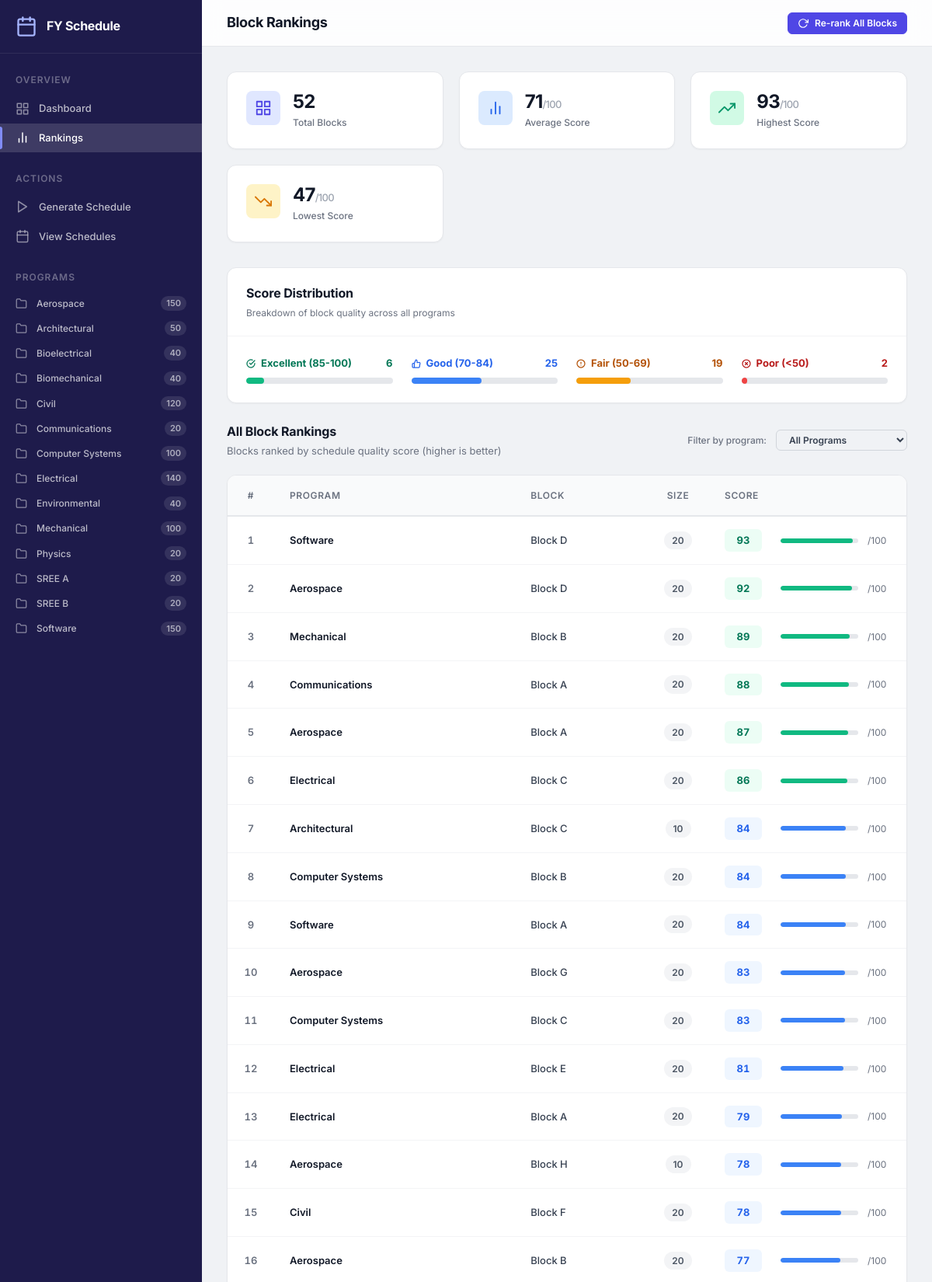
The page /rankings/ (upper part) on the database its author committed.
### data_app/models.py (models this page shows)
class Program(models.Model):
    program_name = models.CharField(max_length=255)
    enrolled = models.IntegerField(null=True, blank=True)

class Block(models.Model):
    program = models.ForeignKey(
        Program, on_delete=models.CASCADE, related_name="blocks"
    )
    block_name = models.CharField(max_length=255)
    ranking = models.IntegerField()
    timestamp = models.DateTimeField()
    size = models.IntegerField(null=True, blank=True)

### data_app/views.py (the view)
# urls.py: path("rankings/", views.rankings, name="rankings"),
@ensure_csrf_cookie
def rankings(request):
    ctx = _base_context(active_page="rankings")
    blocks = (
        Block.objects.select_related("program")
        .all()
        .order_by("-ranking", "program__program_name", "block_name")
    )
    blocks_data = [
        {
            "block": b,
            "program_name": b.program.program_name,
            "ranking_class": ranking_class(b.ranking or 0),
        }
        for b in blocks
    ]
    total_blocks = blocks.count()
    if total_blocks > 0:
        agg = blocks.aggregate(
            avg=Avg("ranking"), mn=Min("ranking"), mx=Max("ranking")
        )
        avg_score = agg["avg"] or 0
        min_score = agg["mn"] or 0
        max_score = agg["mx"] or 0
        excellent_count = blocks.filter(ranking__gte=85).count()
        good_count      = blocks.filter(ranking__gte=70, ranking__lt=85).count()
        fair_count      = blocks.filter(ranking__gte=50, ranking__lt=70).count()
        poor_count      = blocks.filter(ranking__lt=50).count()
    else:
        avg_score = min_score = max_score = 0
        excellent_count = good_count = fair_count = poor_count = 0
    ctx.update(
        {
            "blocks_data": blocks_data,
            "total_blocks": total_blocks,
            "avg_score": round(avg_score),
            "min_score": min_score,
            "max_score": max_score,
            "excellent_count": excellent_count,
            "good_count": good_count,
            "fair_count": fair_count,
            "poor_count": poor_count,
        }
    )
    return render(request, "rankings.html", ctx)

### data_app/services/schedule_service.py (called while the page is built)
def _ranking_class(score: int | float) -> str:
    if score >= 85:
        return "excellent"
    elif score >= 70:
        return "good"
    elif score >= 50:
        return "fair"
    return "poor"

### data_app/views.py (called while the page is built)
def _base_context(active_page: str = "", active_program_id=None) -> dict:
    return {
        "sidebar_programs": Program.objects.all().order_by("program_name"),
        "active_page": active_page,
        "active_program_id": active_program_id,
    }

### data_app/templates/rankings.html (shortened to what this page needs)
{% extends "base.html" %}
{% load static %}
{% block page_title %}Block Rankings{% endblock %}
{% block topbar_actions %}
<button class="btn btn-primary btn-sm" onclick="triggerRank('{% url 'api_rank_blocks' %}')">
    <svg width="16" height="16" viewBox="0 0 24 24" fill="none" stroke="currentColor" stroke-width="2" stroke-linecap="round" stroke-linejoin="round">
        <polyline points="23 4 23 10 17 10"></polyline>
        <path d="M20.49 15a9 9 0 1 1-2.12-9.36L23 10"></path>
    </svg>
    Re-rank All Blocks
</button>
{% endblock %}
{% block content %}
<div class="stats-grid">
    <div class="stat-card">
        <div class="stat-icon stat-icon-primary">
            <svg viewBox="0 0 24 24" fill="none" stroke="currentColor" stroke-width="2" stroke-linecap="round" stroke-linejoin="round">
                <rect x="3" y="3" width="7" height="7"></rect>
                <rect x="14" y="3" width="7" height="7"></rect>
                <rect x="14" y="14" width="7" height="7"></rect>
                <rect x="3" y="14" width="7" height="7"></rect>
            </svg>
        </div>
        <div class="stat-content">
            <div class="stat-value">{{ total_blocks }}</div>
            <div class="stat-label">Total Blocks</div>
        </div>
    </div>
    <div class="stat-card">
        <div class="stat-icon stat-icon-info">
            <svg viewBox="0 0 24 24" fill="none" stroke="currentColor" stroke-width="2" stroke-linecap="round" stroke-linejoin="round">
                <line x1="18" y1="20" x2="18" y2="10"></line>
                <line x1="12" y1="20" x2="12" y2="4"></line>
                <line x1="6" y1="20" x2="6" y2="14"></line>
            </svg>
        </div>
        <div class="stat-content">
            <div class="stat-value">{{ avg_score }}<span style="font-size: var(--text-sm); font-weight: 500; color: var(--gray-400);">/100</span></div>
            <div class="stat-label">Average Score</div>
        </div>
    </div>
    <div class="stat-card">
        <div class="stat-icon stat-icon-success">
            <svg viewBox="0 0 24 24" fill="none" stroke="currentColor" stroke-width="2" stroke-linecap="round" stroke-linejoin="round">
                <polyline points="23 6 13.5 15.5 8.5 10.5 1 18"></polyline>
                <polyline points="17 6 23 6 23 12"></polyline>
            </svg>
        </div>
        <div class="stat-content">
            <div class="stat-value">{{ max_score }}<span style="font-size: var(--text-sm); font-weight: 500; color: var(--gray-400);">/100</span></div>
            <div class="stat-label">Highest Score</div>
        </div>
    </div>
    <div class="stat-card">
        <div class="stat-icon stat-icon-warning">
            <svg viewBox="0 0 24 24" fill="none" stroke="currentColor" stroke-width="2" stroke-linecap="round" stroke-linejoin="round">
                <polyline points="23 18 13.5 8.5 8.5 13.5 1 6"></polyline>
                <polyline points="17 18 23 18 23 12"></polyline>
            </svg>
        </div>
        <div class="stat-content">
            <div class="stat-value">{{ min_score }}<span style="font-size: var(--text-sm); font-weight: 500; color: var(--gray-400);">/100</span></div>
            <div class="stat-label">Lowest Score</div>
        </div>
    </div>
</div>
{% if total_blocks > 0 %}
<div class="card mb-6">
    <div class="card-header">
        <div>
            <h3 class="card-header-title">Score Distribution</h3>
            <p class="card-header-subtitle">Breakdown of block quality across all programs</p>
        </div>
    </div>
    <div class="card-body">
        <div style="display: flex; gap: var(--space-6); flex-wrap: wrap;">
            <div style="flex: 1; min-width: 150px;">
                <div style="display: flex; align-items: center; justify-content: space-between; margin-bottom: var(--space-2);">
                    <span class="text-sm text-bold" style="color: var(--success-700);">
                        Excellent (85-100)
                    </span>
                    <span class="text-sm text-bold" style="color: var(--success-700);">{{ excellent_count }}</span>
                </div>
                <div class="progress">
                    <div class="progress-fill" style="width: {% widthratio excellent_count total_blocks 100 %}%; background: var(--success-500);"></div>
                </div>
            </div>
            <div style="flex: 1; min-width: 150px;">
                <div style="display: flex; align-items: center; justify-content: space-between; margin-bottom: var(--space-2);">
                    <span class="text-sm text-bold" style="color: var(--info-600);">
                        Good (70-84)
                    </span>
                    <span class="text-sm text-bold" style="color: var(--info-600);">{{ good_count }}</span>
                </div>
                <div class="progress">
                    <div class="progress-fill" style="width: {% widthratio good_count total_blocks 100 %}%; background: var(--info-500);"></div>
                </div>
            </div>
            <div style="flex: 1; min-width: 150px;">
                <div style="display: flex; align-items: center; justify-content: space-between; margin-bottom: var(--space-2);">
                    <span class="text-sm text-bold" style="color: var(--warning-700);">
                        Fair (50-69)
                    </span>
                    <span class="text-sm text-bold" style="color: var(--warning-700);">{{ fair_count }}</span>
                </div>
                <div class="progress">
                    <div class="progress-fill" style="width: {% widthratio fair_count total_blocks 100 %}%; background: var(--warning-500);"></div>
                </div>
            </div>
            <div style="flex: 1; min-width: 150px;">
                <div style="display: flex; align-items: center; justify-content: space-between; margin-bottom: var(--space-2);">
                    <span class="text-sm text-bold" style="color: var(--danger-700);">
                        Poor (&lt;50)
                    </span>
                    <span class="text-sm text-bold" style="color: var(--danger-700);">{{ poor_count }}</span>
                </div>
                <div class="progress">
                    <div class="progress-fill" style="width: {% widthratio poor_count total_blocks 100 %}%; background: var(--danger-500);"></div>
                </div>
            </div>
        </div>
    </div>
</div>
{% endif %}
<div class="section-header">
    <div>
        <h2 class="section-title">All Block Rankings</h2>
        <p class="section-subtitle">Blocks ranked by schedule quality score (higher is better)</p>
    </div>
    <div style="display: flex; align-items: center; gap: var(--space-3);">
        <label for="filter-program" class="text-xs text-muted" style="font-weight: 500;">Filter by program:</label>
        <select id="filter-program" class="btn btn-ghost btn-sm" style="padding-right: var(--space-6); appearance: auto; cursor: pointer;">
            <option value="all">All Programs</option>
        </select>
    </div>
</div>
{% if blocks_data %}
<div class="ranking-table-wrapper">
    <table class="ranking-table" id="rankings-table">
        <thead>
            <tr>
                <th style="width: 60px; text-align: center;">#</th>
                <th>Program</th>
                <th>Block</th>
                <th style="width: 80px; text-align: center;">Size</th>
                <th style="width: 240px;">Score</th>
            </tr>
        </thead>
        <tbody>
            {% for item in blocks_data %}
            <tr data-program="{{ item.program_name }}">
                <td style="text-align: center;">
                    <span class="text-sm text-muted" style="font-weight: 600; font-variant-numeric: tabular-nums;">{{ forloop.counter }}</span>
                </td>
                <td>
                    <a href="{% url 'program_detail' item.block.program.id %}" style="font-weight: 600; color: var(--gray-900); text-decoration: none;">
                        {{ item.program_name }}
                    </a>
                </td>
                <td>
                    <span class="text-sm" style="font-weight: 500; color: var(--gray-700);">{{ item.block.block_name }}</span>
                </td>
                <td style="text-align: center;">
                    <span class="pill pill-neutral">{{ item.block.size|default:"?" }}</span>
                </td>
                <td>
                    <div style="display: flex; align-items: center; gap: var(--space-3);">
                        <span class="ranking-score ranking-{{ item.ranking_class }}">{{ item.block.ranking|default:"0" }}</span>
                        <div class="score-bar score-{{ item.ranking_class }}">
                            <div class="score-bar-fill" style="width: {{ item.block.ranking|default:"0" }}%;"></div>
                        </div>
                        <span class="text-xs text-muted" style="min-width: 30px;">/100</span>
                    </div>
                </td>
            </tr>
            {% endfor %}
        </tbody>
    </table>
</div>
{% endif %}
{% endblock %}

### data_app/templates/base.html (shortened to what this page needs)
{% load static %}
<!DOCTYPE html>
<html lang="en">
<head>
    <link rel="stylesheet" href="{% static 'css/styles.css' %}">
</head>
<body>
    <aside class="sidebar" id="sidebar">
        <div class="sidebar-header">
            <div class="logo">
                <span>FY Schedule</span>
            </div>
        </div>
        <nav class="sidebar-nav">
            <div class="nav-section">
                <span class="nav-section-title">Overview</span>
                <a href="{% url 'dashboard' %}" class="nav-link {% if active_page == 'dashboard' %}active{% endif %}">
                    <span>Dashboard</span>
                </a>
                <a href="{% url 'rankings' %}" class="nav-link {% if active_page == 'rankings' %}active{% endif %}">
                    <svg width="18" height="18" viewBox="0 0 24 24" fill="none" stroke="currentColor" stroke-width="2" stroke-linecap="round" stroke-linejoin="round">
                        <line x1="18" y1="20" x2="18" y2="10"></line>
                        <line x1="12" y1="20" x2="12" y2="4"></line>
                        <line x1="6" y1="20" x2="6" y2="14"></line>
                    </svg>
                    <span>Rankings</span>
                </a>
            </div>
            <div class="nav-section">
                <span class="nav-section-title">Actions</span>
                <a href="{% url 'generate' %}" class="nav-link {% if active_page == 'generate' %}active{% endif %}">
                    <svg width="18" height="18" viewBox="0 0 24 24" fill="none" stroke="currentColor" stroke-width="2" stroke-linecap="round" stroke-linejoin="round">
                        <polygon points="5 3 19 12 5 21 5 3"></polygon>
                    </svg>
                    <span>Generate Schedule</span>
                </a>
                <a href="{% url 'schedules' %}" class="nav-link {% if active_page == 'schedules' %}active{% endif %}">
                    <span>View Schedules</span>
                </a>
            </div>
            <div class="nav-section">
                <span class="nav-section-title">Programs</span>
                {% for program in sidebar_programs %}
                <a href="{% url 'program_detail' program.id %}" class="nav-link nav-link-sm {% if active_program_id == program.id %}active{% endif %}">
                    <svg width="16" height="16" viewBox="0 0 24 24" fill="none" stroke="currentColor" stroke-width="2" stroke-linecap="round" stroke-linejoin="round">
                        <path d="M22 19a2 2 0 0 1-2 2H4a2 2 0 0 1-2-2V5a2 2 0 0 1 2-2h5l2 3h9a2 2 0 0 1 2 2z"></path>
                    </svg>
                    <span>{{ program.program_name }}</span>
                    <span class="badge">{{ program.enrolled|default:"0" }}</span>
                </a>
                {% empty %}
                <span class="nav-empty">No programs loaded</span>
                {% endfor %}
            </div>
        </nav>
    </aside>
    <div class="main-wrapper" id="main-wrapper">
        <header class="topbar">
            <div class="topbar-left">
                <h1 class="topbar-title">{% block page_title %}Dashboard{% endblock %}</h1>
            </div>
            <div class="topbar-right">
                {% block topbar_actions %}{% endblock %}
            </div>
        </header>
        <main class="content">
            {% block content %}{% endblock %}
        </main>
    </div>
</body>
</html>

### rows shown on the page
Program: program_name "Aerospace", enrolled "150"
Program: program_name "Architectural", enrolled "50"
Program: program_name "Bioelectrical", enrolled "40"
Program: program_name "Biomechanical", enrolled "40"
Program: program_name "Civil", enrolled "120"
Program: program_name "Communications", enrolled "20"
Program: program_name "Computer Systems", enrolled "100"
Program: program_name "Electrical", enrolled "140"
Program: program_name "Environmental", enrolled "40"
Program: program_name "Mechanical", enrolled "100"
Program: program_name "Physics", enrolled "20"
Program: program_name "SREE A", enrolled "20"
Program: program_name "SREE B", enrolled "20"
Program: program_name "Software", enrolled "150"
Block: program_name "Software", block.block_name "Block D", block.size "20", block.ranking "93"
Block: program_name "Aerospace", block.block_name "Block D", block.size "20", block.ranking "92"
Block: program_name "Mechanical", block.block_name "Block B", block.size "20", block.ranking "89"
Block: program_name "Communications", block.block_name "Block A", block.size "20", block.ranking "88"
Block: program_name "Aerospace", block.block_name "Block A", block.size "20", block.ranking "87"
Block: program_name "Electrical", block.block_name "Block C", block.size "20", block.ranking "86"
Block: program_name "Architectural", block.block_name "Block C", block.size "10", block.ranking "84"
Block: program_name "Computer Systems", block.block_name "Block B", block.size "20", block.ranking "84"
Block: program_name "Software", block.block_name "Block A", block.size "20", block.ranking "84"
Block: program_name "Aerospace", block.block_name "Block G", block.size "20", block.ranking "83"
Block: program_name "Computer Systems", block.block_name "Block C", block.size "20", block.ranking "83"
Block: program_name "Electrical", block.block_name "Block E", block.size "20", block.ranking "81"
Block: program_name "Electrical", block.block_name "Block A", block.size "20", block.ranking "79"
Block: program_name "Aerospace", block.block_name "Block H", block.size "10", block.ranking "78"
Block: program_name "Civil", block.block_name "Block F", block.size "20", block.ranking "78"
Block: program_name "Aerospace", block.block_name "Block B", block.size "20", block.ranking "77"

### other values the page prints
{{ total_blocks }} "52"
{{ avg_score }} "71"
{{ max_score }} "93"
{{ min_score }} "47"
{{ excellent_count }} "6"
{{ good_count }} "25"
{{ fair_count }} "19"
{{ poor_count }} "2"
